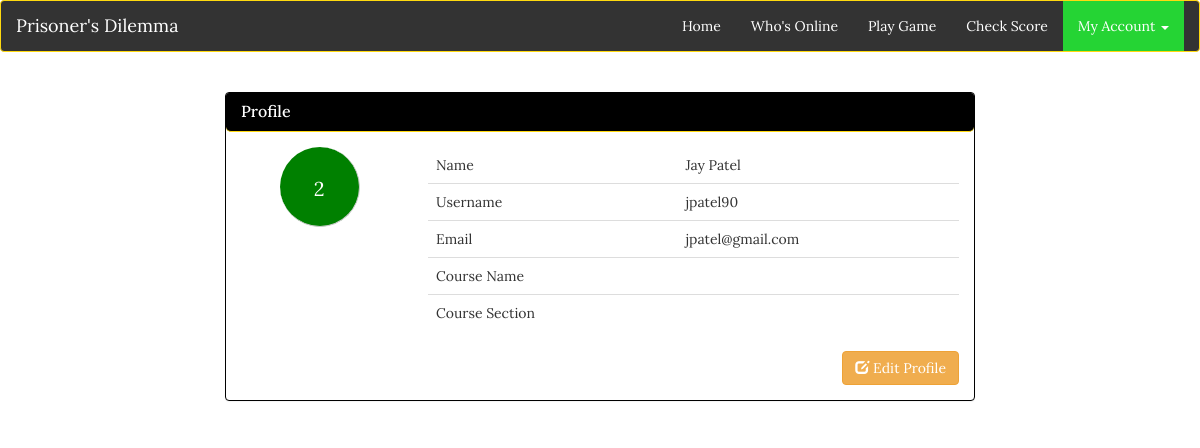
/profilepage.php (signed in), run on an earlier commit of the app's database.
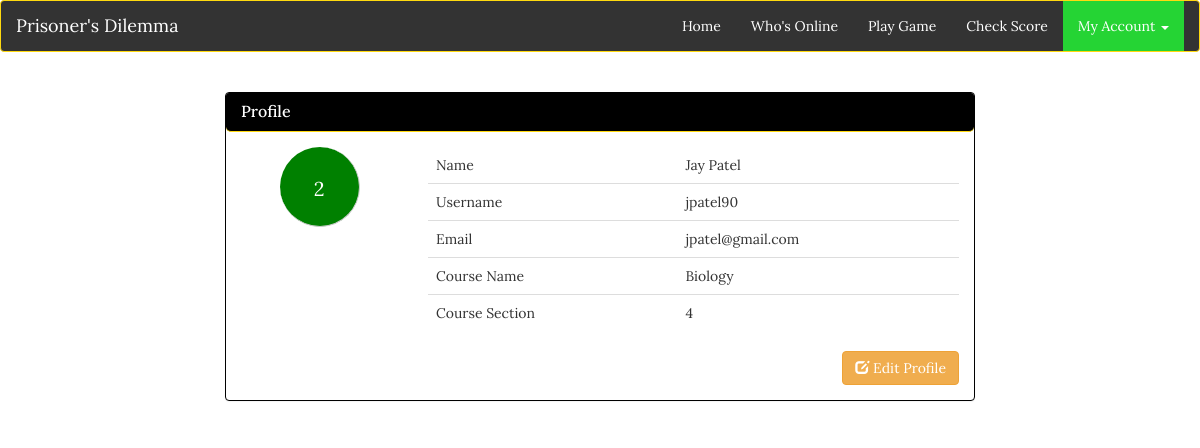
And on a later commit of the database.
### tables this page shows
CREATE TABLE IF NOT EXISTS `users` (
  `id` int(11) NOT NULL,
  `usernames` varchar(255) NOT NULL,
  `first_name` varchar(255) NOT NULL,
  `last_name` varchar(255) NOT NULL,
  `email` varchar(255) NOT NULL,
  `confirmed_email` varchar(255) NOT NULL,
  `pw` varchar(255) NOT NULL,
  `confirmed_pw` varchar(255) NOT NULL,
  `course` varchar(12) DEFAULT NULL,
  `section` int(2) DEFAULT NULL,
  `online_status` int(1) NOT NULL DEFAULT '0'
);

### session.php (called while the page is built, shortened)
<?php
$mysqli = new mysqli("localhost","root","", "zillionsparks_db");
$user_check=$_SESSION['login_user'];
$result = $mysqli->query("SELECT * from users where usernames='$user_check'");
$row = $result->fetch_assoc();
$login_id=$row['id'];
$login_session =$row['first_name'];
$login_lname=$row['last_name'];
$login_uname=$row['usernames'];
$login_session_email=$row['email'];
$course=$row['course'];
$section=$row['section'];
?>

### profilepage.php (the view, shortened to what this page needs)
<?php
	include('session.php');
?>
<!doctype html>
<html>
<head>
	<link rel="stylesheet" href="https://maxcdn.bootstrapcdn.com/bootstrap/3.3.5/css/bootstrap.min.css">
	<link href="css/stylesheet.css" rel="stylesheet">
	<link href="css/custom.css" rel="stylesheet">
</head>
<body>
	<header class="navbar navbar-default">
		<div class="container-fluid">
			<div class="navbar-header">
				<a class="navbar-brand" href="index.html">Prisoner's Dilemma</a>
			</div>
			<div class="collapse navbar-collapse" id="collapse">
				<ul class="nav navbar-nav navbar-right">
					<li><a href="index.php">Home</a></li>
					<li><a href="useronline.php">Who's Online</a></li>
					<li><a href="playgame.php">Play Game</a></li>
					<li><a href="">Check Score</a></li>
					<li class="dropdown active">
						<a href="" class="dropdown-toggle" data-toggle="dropdown" role="button" aria-haspopup="true" aria-expanded="false">My Account <span class="caret"></span></a>
					</li>
				</ul>
			</div>
		</div>
	</header>
	<div class="container">
		<div class="row">
			<div class="col-xs-12 col-sm-12 col-md-8 col-lg-8 col-xs-offset-0 col-sm-offset-0 col-md-offset-2 col-lg-offset-2 top-margin" >
				<div class="panel panel-info">
					<div class="panel-heading">
						<h3 class="panel-title">Profile</h3>
					</div>
					<div class="panel-body">
						<div class="row">
							<div class="col-sm-3 col-md-3 col-lg-3" align="center">
								<div class="outerContainer green">
									<div class="innerContainer"><br><?php echo $login_id; ?>
									</div>
								</div>
							</div>
							<div class="col-sm-9 col-md-9 col-lg-9 ">
								<table class="table table-user-information">
									<tbody>
										<tr>
											<td>Name</td>
											<td><?php echo $login_session. " ".$login_lname; ?></td>
										</tr>
										<tr>
											<td>Username</td>
											<td><?php echo $login_uname; ?></a></td>
										</tr>
										<tr>
											<td>Email</td>
											<td><?php echo $login_session_email; ?></a></td>
										</tr>
										<tr>
											<td>Course Name</td>
											<td><?php echo $course; ?></a></td>
										</tr>
										<tr>
											<td>Course Section</td>
											<td><?php echo $section; ?></a></td>
										</tr>
									</tbody>
								</table>
								<button type="button" class="btn btn-default dropdown-toggle btn-warning" data-toggle="dropdown" aria-haspopup="true" aria-expanded="false" style="float:right" id="editbtn">
									<i class="glyphicon glyphicon-edit"></i> Edit Profile
								</button>
							</div>
						</div>
					</div>
				</div>
			</div>
		</div>
	</div>
</body>
</html>

What changed in the data, as far as the page shows it:
changed users "Jay": course (not shown) → "Biology"; section (not shown) → "4"
